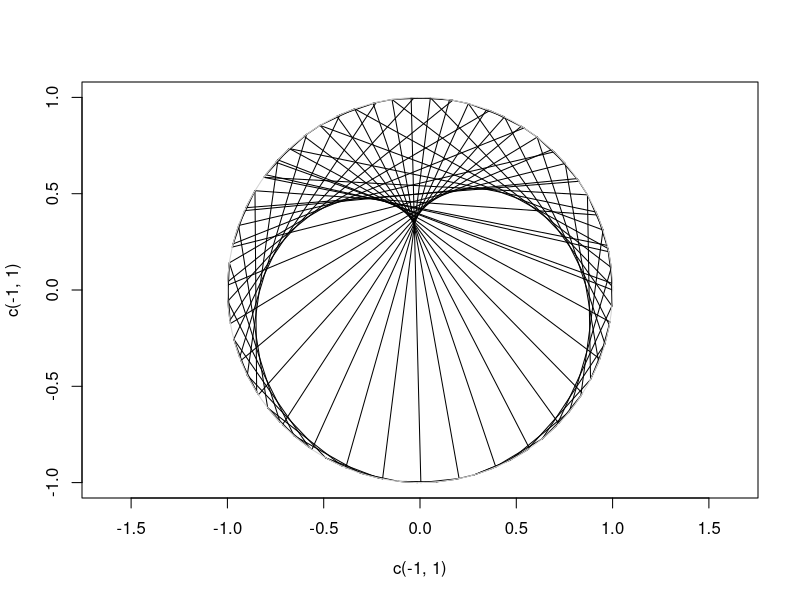

R code for this plot:

n <- 130
d <- 0.1
D <- 1.4
theta <- rep(0,n)
theta[1] <- 0    # start point
theta[2] <- 2.4  # start point

for(i in 3:n){
           if(i%%4==2){  # starts here
        theta[i] <- theta[i-3] + d
    } else if(i%%4==3){
        theta[i] <- theta[i-1] + d
    } else if(i%%4==0){
        theta[i] <- theta[i-3] + 2*d
    } else if(i%%4==1){
        theta[i] <- theta[i-1] + 2*d
    } else {
        stop()
    }
}

plot(c(-1,1),c(-1,1),asp=1,type="n")
for(i in seq(from=1,to=146)){
    segments(
        x0=cos(theta[i  ]),
        y0=sin(theta[i  ]),
        x1=cos(theta[i+1]),
        y1=sin(theta[i+1])
    )
}


o <- seq(from=0,to=2*pi,len=100)
points(cos(o),sin(o),type="l",col="lightgray")
